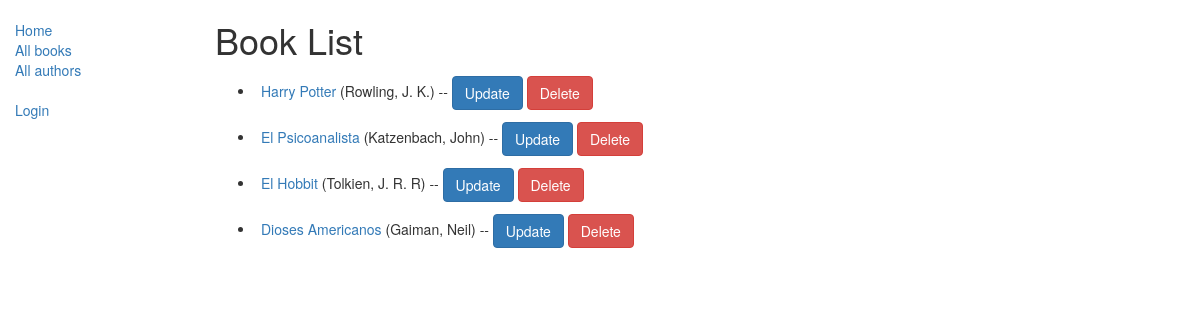
Before: /catalog/books/ with the older database file.
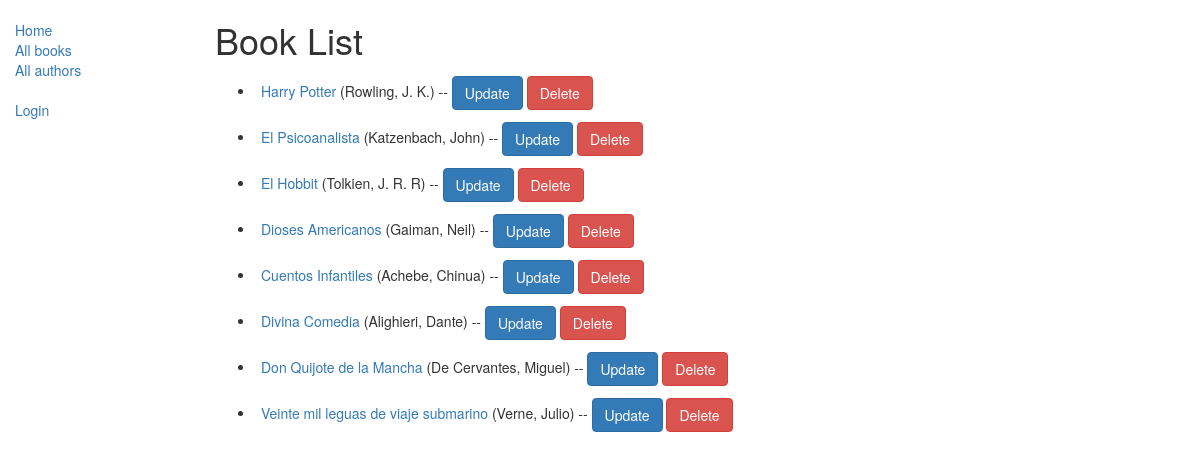
After: the same page with the newer database file.
### catalog/models.py (models this page shows, shortened)
class Book(models.Model):
    title = models.CharField(max_length=200)
    author = models.ForeignKey('Author', on_delete=models.SET_NULL, null=True)
    summary = models.TextField(
        max_length=1000, help_text="Ingrese una breve descripción del libro")
    isbn = models.CharField(
        'ISBN', max_length=13, help_text='13 Caracteres <a href="https://www.isbn-international.org/content/what-isbn">ISBN number</a>')
    genre = models.ManyToManyField(
        Genre, help_text="Seleccione un genero para este libro")
    language = models.ForeignKey(
        'Language', on_delete=models.SET_NULL, null=True)
    def display_genre(self):
        """
        Creates a string for the Genre. This is required to display genre in Admin.
        """
        return ', '.join([genre.name for genre in self.genre.all()[:3]])
    display_genre.short_description = 'Genre'
    def get_absolute_url(self):
        return reverse('book-detail', args=[str(self.id)])

class Author(models.Model):
    first_name = models.CharField(max_length=100)
    last_name = models.CharField(max_length=100)
    date_of_birth = models.DateField(null=True, blank=True)
    date_of_death = models.DateField('Died', null=True, blank=True)
    def __str__(self):
        return '%s, %s' % (self.last_name, self.first_name)
    class Meta:
        ordering = ['last_name']

### catalog/views.py (the view)
class BookListView(generic.ListView):
    model = Book
    paginate_by = 10
    def get_queryset(self):
        return Book.objects.all()

### catalog/templates/catalog/book_list.html
{% extends "base_generic.html" %}
{% block content %}
<h1>Book List</h1>
{% if book_list %}
<ul>
    {% for book in book_list %}
    <li class="book-list">
        <a href="{{ book.get_absolute_url }}">{{ book.title }}</a> ({{book.author}})
        --
        <a class="btn btn-primary" href="{% url 'book_update' book.pk %}">Update</a>
        <a class="btn btn-danger" href="{% url 'book_delete' book.pk %}">Delete</a>
    </li>
    {% endfor %}
</ul>
{% else %}
<p>There are no books in the library.</p>
{% endif %}
{% endblock %}

Changed rows visible on the page:
added Book: title "Cuentos Infantiles", author "Achebe, Chinua"
added Book: title "Divina Comedia", author "Alighieri, Dante"
added Book: title "Don Quijote de la Mancha", author "De Cervantes, Miguel"
added Book: title "Veinte mil leguas de viaje submarino", author "Verne, Julio"
